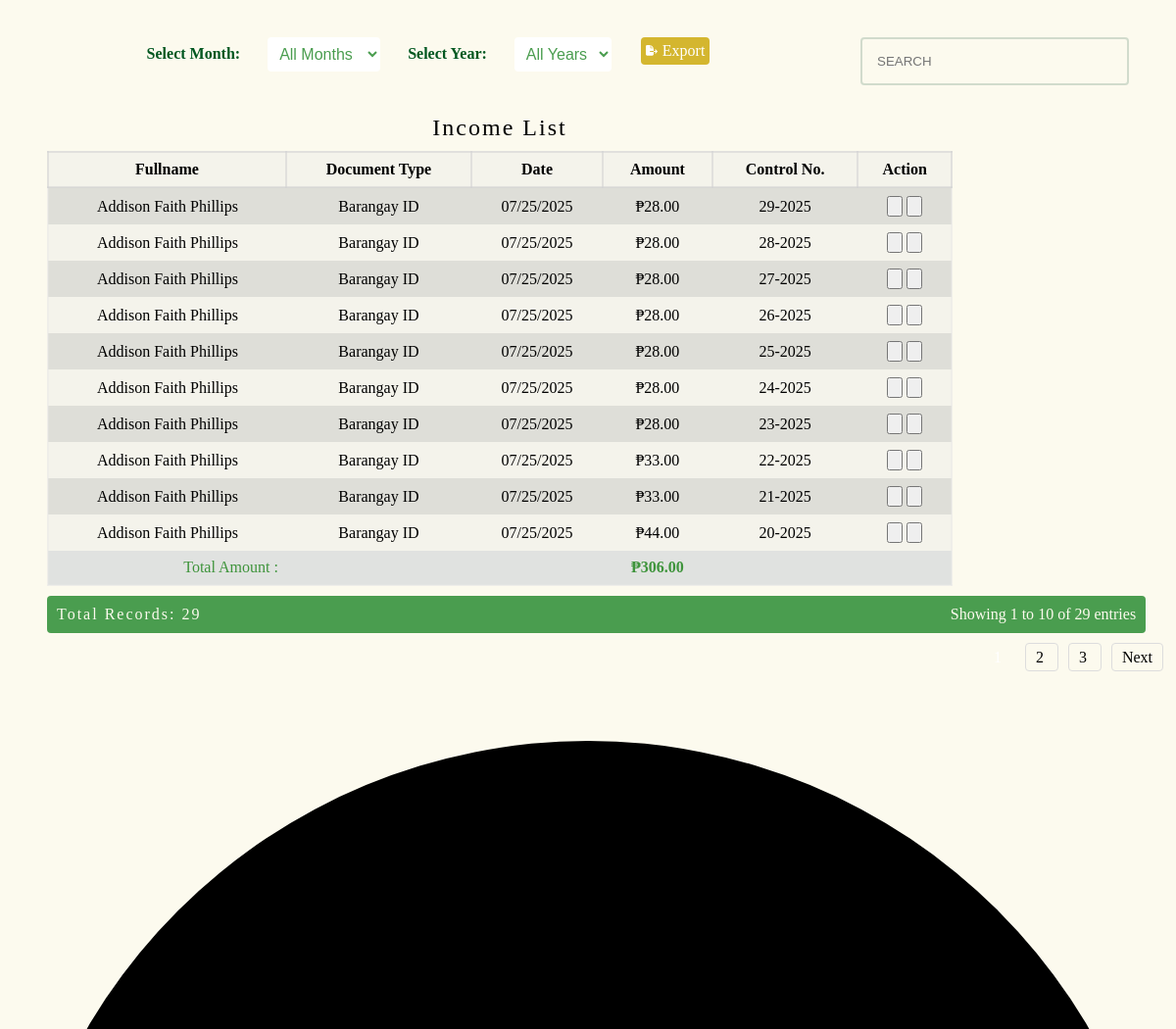
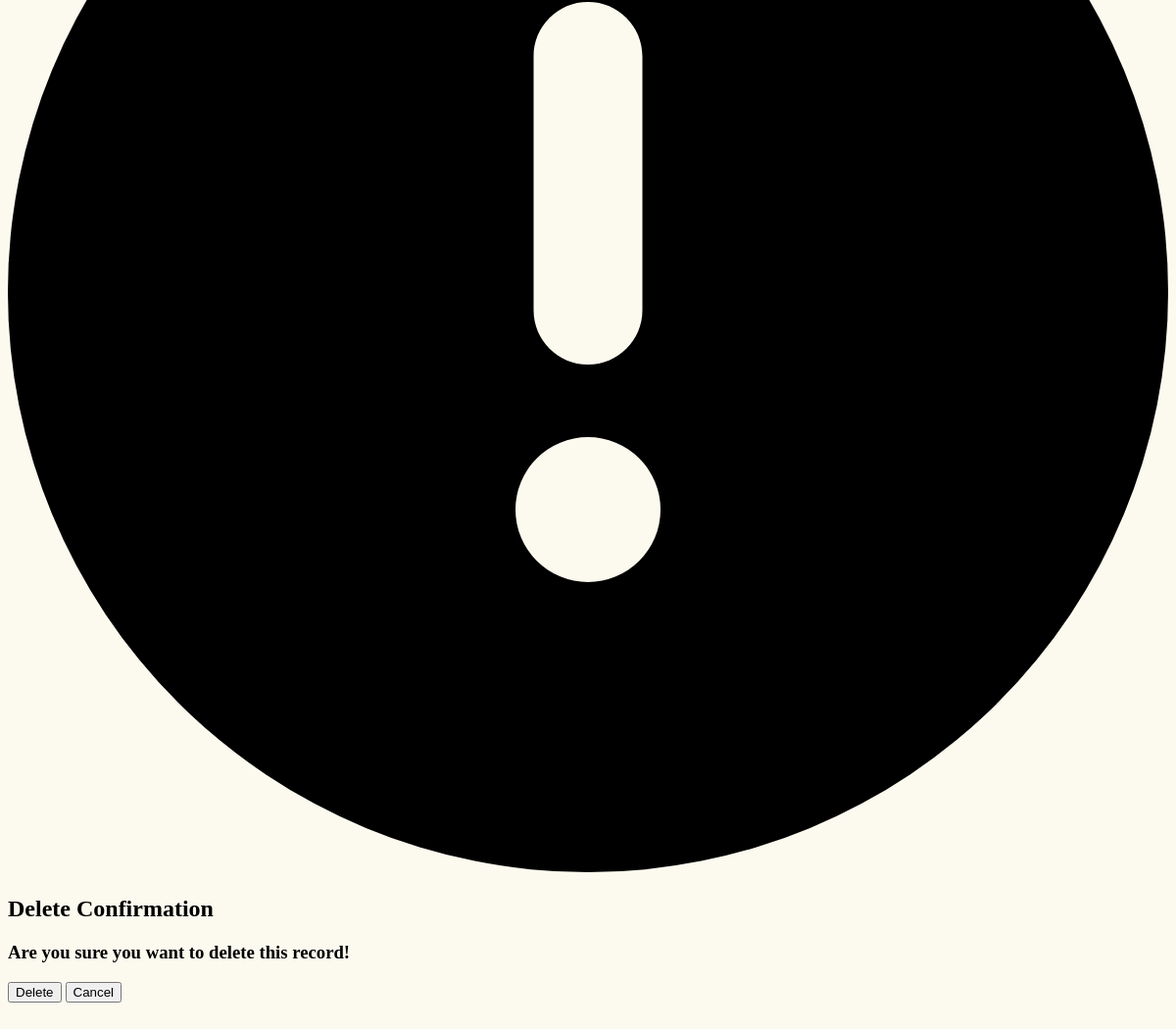
Before: /administrator/admin_panel/revenue/revenue_table.php with the older database file (2 pictures, top to bottom).
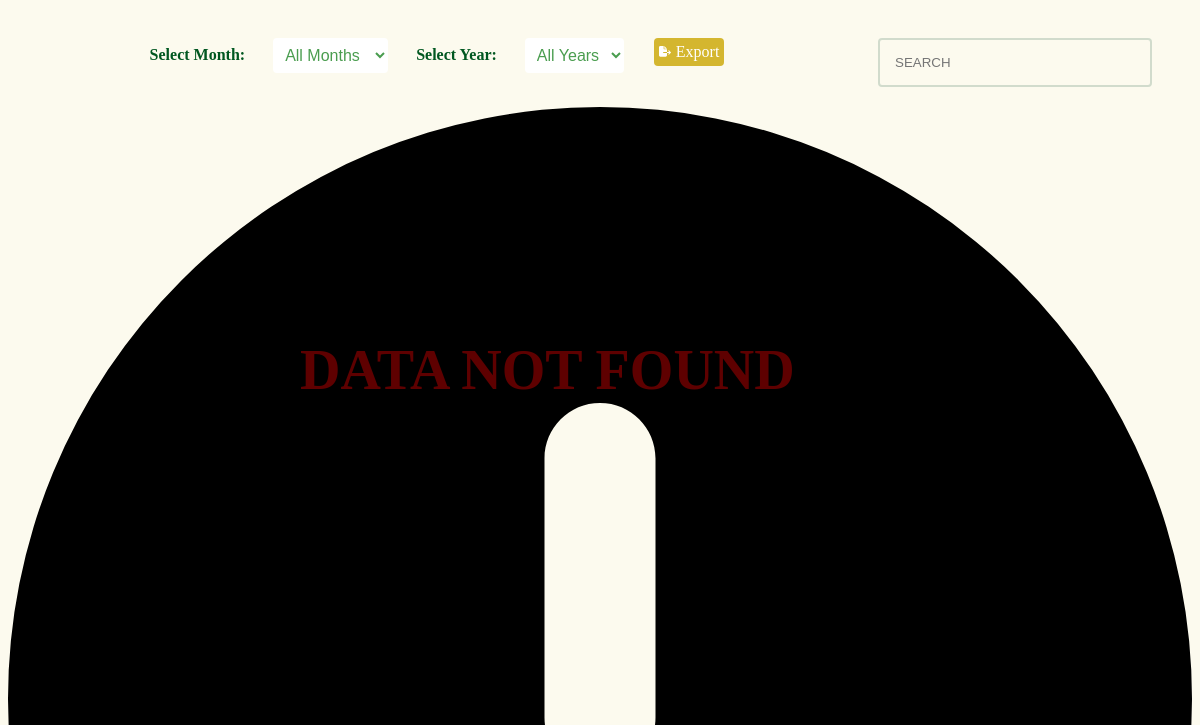
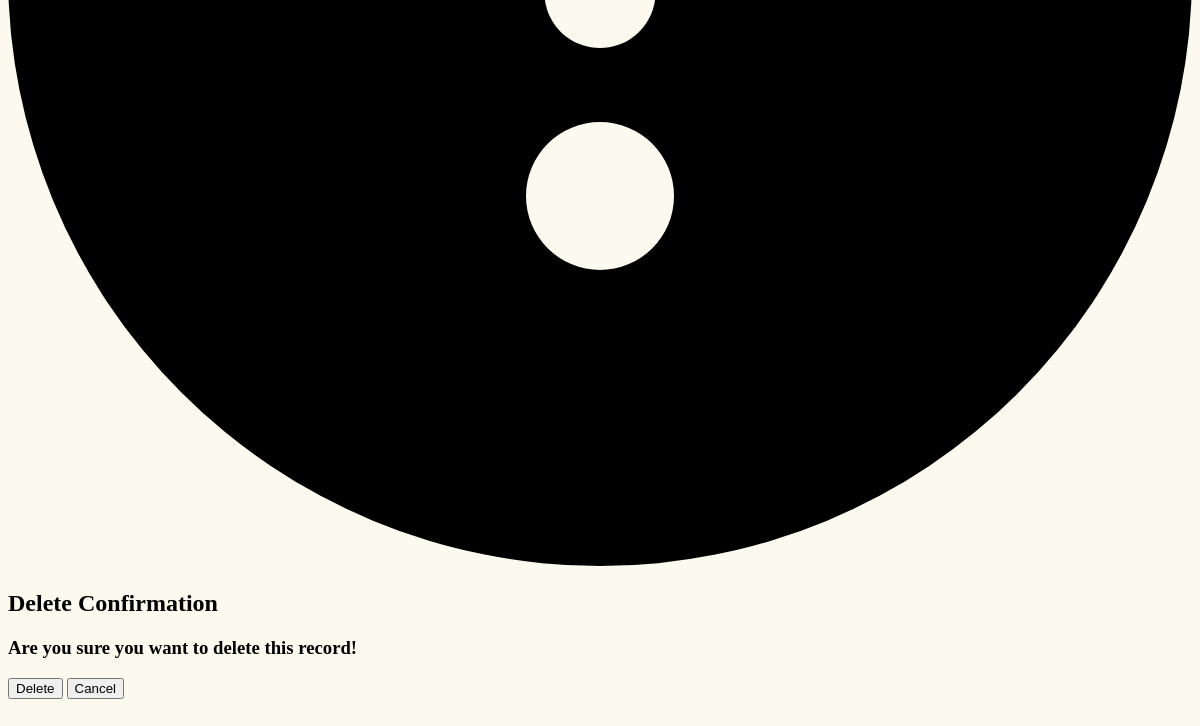
After: the same page with the newer database file (2 pictures, top to bottom).
### tables this page shows
CREATE TABLE `barangay_revenue` (
  `date_issue` date NOT NULL,
  `expired_date` date NOT NULL,
  `document_amount` float NOT NULL,
  `firstname` varchar(200) NOT NULL,
  `middlename` varchar(200) NOT NULL,
  `lastname` varchar(200) NOT NULL,
  `document_type` varchar(200) NOT NULL,
  `user_id` bigint(20) NOT NULL,
  `OR_no` bigint(11) NOT NULL
);

### administrator/admin_panel/revenue/revenue_table.php (the view, shortened to what the changed rows need)
<!DOCTYPE html>
<html lang="en">
<head>
    <link rel="stylesheet" href="/BIS/administrator/admin_panel/revenue/table_rev.css">
</head>
<body>
<?php
require("../../database/conn_db.php");
$month = isset($_GET['month']) ? $_GET['month'] : '';
$year = isset($_GET['year']) ? $_GET['year'] : '';
$page = isset($_GET['page']) ? max(1, (int)$_GET['page']) : 1;
$limit = isset($_GET['limit']) ? max(1, (int)$_GET['limit']) : 10;
$offset = ($page - 1) * $limit;
$countQuery = "SELECT COUNT(*) AS total FROM barangay_revenue WHERE 1";
$countResult = $conn->query($countQuery);
$totalRows = $countResult->fetch_assoc()['total'];
$totalPages = max(1, ceil($totalRows / $limit));
$startRow = ($page - 1) * $limit + 1;
$endRow = min($page * $limit, $totalRows);
$sql = "SELECT * FROM barangay_revenue WHERE 1";
$sql .= " ORDER BY OR_no DESC LIMIT $limit OFFSET $offset";
$result = $conn->query($sql);
if ($result->num_rows > 0) { ?>
<div id="searchresult">
    <table id="revenueTable">
        <caption>Income List</caption>
        <tr>
            <th>Fullname</th>
            <th>Document Type</th>
            <th>Date</th>
            <th>Amount</th>
            <th>Control No.</th>
            <th>Action</th>
        </tr>
        <?php
        $total_amount = 0;
        while ($row = $result->fetch_assoc()) {
            $OR_no = $row['OR_no'];
            $firstname = $row["firstname"];
            $lastname = $row["lastname"];
            $middlename = $row["middlename"];
            $amount = $row["document_amount"];
            $request_document = $row["document_type"];
            $date_issue = date("Y-m-d");
            $total_amount += $amount;
        ?>
        <tr class="table_hover">
            <td><?php echo $firstname . " " . $middlename . " " . $lastname; ?></td>
            <td><?php echo $request_document; ?></td>
            <td><?php echo date('m/d/Y', strtotime($date_issue)); ?></td>
            <td><?php echo "₱" . number_format($amount, 2); ?></td>
            <td><?php echo $OR_no . "-" . date("Y"); ?></td>
            <td>
            <div id="form_up_del_official">
                    <button id="barangay_cert" class="edit_revenue" data-id="<?php echo $row["OR_no"]; ?>"></button>
                    <button id="delete_official_btn" class="delete_btn_revenue" data-id="<?php echo $row["OR_no"]; ?>"></button>
                </div>
            </td>
        </tr>
        <?php } ?>
        <tfoot style="background-color:rgba(224, 226, 224, 0.94); color:rgba(8, 122, 4, 0.75);">
            <tr>
                <td colspan="0" style="text-align: right;">Total Amount :</td>
                <td></td>
                <td></td>
                <td colspan="0" style="font-weight: bold;">₱<?php echo number_format($total_amount, 2); ?></td>
                <td></td>
                <td></td>
            </tr>
        </tfoot>
    </table>
    <div class="table-footer">
        <div class="total-count">Total Records: <?php echo $totalRows; ?></div>
        <div class="pagination-info">
            Showing <?php echo $startRow; ?> to <?php echo $endRow; ?> of <?php echo $totalRows; ?> entries
        </div>
    </div>
    <div class="pagination">
        <?php for ($i = 1; $i <= $totalPages; $i++): ?>
            <a href="?page=<?php echo $i; ?>&limit=<?php echo $limit; ?>&month=<?php echo $month; ?>&year=<?php echo $year; ?>" class="<?php echo $i == $page ? 'active' : ''; ?>">
                <?php echo $i; ?>
            </a>
        <?php endfor; ?>
        <?php if ($page < $totalPages): ?>
            <a href="?page=<?php echo $page + 1; ?>&limit=<?php echo $limit; ?>&month=<?php echo $month; ?>&year=<?php echo $year; ?>">Next</a>
        <?php endif; ?>
    </div>
</div>
<?php
} else { ?>
    <div class="Data-not-found">
        <h1>DATA NOT FOUND</h1>
    </div>
<?php }
?>
<div id = "delete-modal_revenue" class = "delete-modal_revenue">
    <div class = "delete-modal-content_revenue">
        <span><svg xmlns="http://www.w3.org/2000/svg" viewBox="0 0 512 512"><path d="M256 512A256 256 0 1 0 256 0a256 256 0 1 0 0 512zm0-384c13.3 0 24 10.7 24 24l0 112c0 13.3-10.7 24-24 24s-24-10.7-24-24l0-112c0-13.3 10.7-24 24-24zM224 352a32 32 0 1 1 64 0 32 32 0 1 1 -64 0z"/></svg></span>
        <h2>Delete Confirmation</h2>
    </div>
</div>
        <?php include('edit.php')?>
</body>
</html>

Changed rows visible on the page:
removed barangay_revenue: firstname "Addison", middlename "Faith", lastname "Phillips", document_type "Barangay ID", date_issue "07/25/2025", document_amount "28.00", OR_no "29"
removed barangay_revenue: firstname "Addison", middlename "Faith", lastname "Phillips", document_type "Barangay ID", date_issue "07/25/2025", document_amount "28.00", OR_no "28"
removed barangay_revenue: firstname "Addison", middlename "Faith", lastname "Phillips", document_type "Barangay ID", date_issue "07/25/2025", document_amount "28.00", OR_no "27"
removed barangay_revenue: firstname "Addison", middlename "Faith", lastname "Phillips", document_type "Barangay ID", date_issue "07/25/2025", document_amount "28.00", OR_no "26"
removed barangay_revenue: firstname "Addison", middlename "Faith", lastname "Phillips", document_type "Barangay ID", date_issue "07/25/2025", document_amount "28.00", OR_no "25"
removed barangay_revenue: firstname "Addison", middlename "Faith", lastname "Phillips", document_type "Barangay ID", date_issue "07/25/2025", document_amount "28.00", OR_no "24"
removed barangay_revenue: firstname "Addison", middlename "Faith", lastname "Phillips", document_type "Barangay ID", date_issue "07/25/2025", document_amount "28.00", OR_no "23"
removed barangay_revenue: firstname "Addison", middlename "Faith", lastname "Phillips", document_type "Barangay ID", date_issue "07/25/2025", document_amount "33.00", OR_no "22"
removed barangay_revenue: firstname "Addison", middlename "Faith", lastname "Phillips", document_type "Barangay ID", date_issue "07/25/2025", document_amount "33.00", OR_no "21"
removed barangay_revenue: firstname "Addison", middlename "Faith", lastname "Phillips", document_type "Barangay ID", date_issue "07/25/2025", document_amount "44.00", OR_no "20"
Other visible differences:
$total_amount: "306.00" → (not shown)
$totalRows: "29" → (not shown)
$startRow: "1" → (not shown)
$endRow: "10" → (not shown)
text no longer shown: "Income List Fullname Document Type Date Amount Control No. Action Total Amount : ₱ Total Records: Showing to of entries Next"
text now shown: "DATA NOT FOUND"
list line gone: "2"
list line gone: "3"
